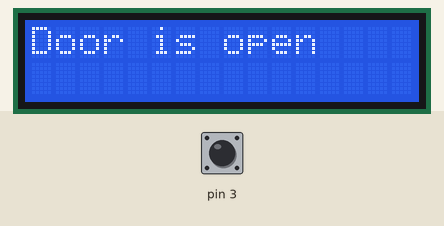
Recording of a sketch running on a simulated Arduino Uno, built with avr-gcc and run on an emulated ATmega328P. Shown: 16×2 character LCD. Inputs (shaded band) come from the test bench; at power-on: pin 3 LOW. What the sketch prints to the serial monitor is not drawn.

Above: at 1.8 s.
1.9 s: pin 3 pulsed HIGH 2 times (0.12 s each, 0.3 s apart)
At 3.1 s:
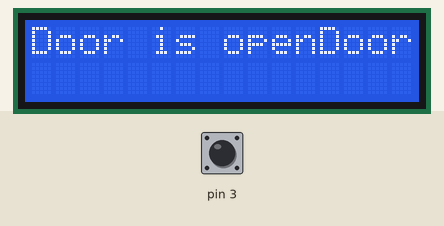
At 5.2 s:
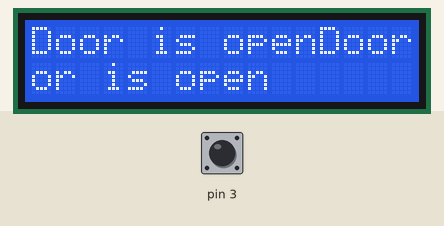
5.5 s: pin 3 pulsed HIGH 5 times (0.12 s each, 0.3 s apart)
At 8.0 s:
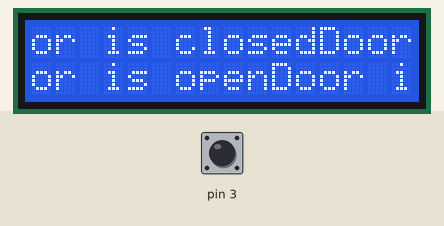
Timing chart, 0 to 9.5 s (numbered marks = the images above; inputs shaded):
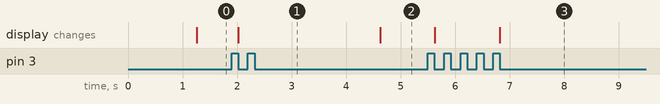

The sketch:

ultrasonic_Servo_Motor.ino
```cpp
#include<Servo.h>
#include<LiquidCrystal.h>
const int Rs=4,e=5,D4=6,D5=7,D6=8,D7=9;
LiquidCrystal lcd(Rs,e,D4,D5,D6,D7);
int trigg=2;
int ench=3;
Servo myservo;
void setup() {
  lcd.begin(16,2);
  pinMode(2,OUTPUT);
  pinMode(3,INPUT);
  Serial.begin(9600);
}
void loop() {
 digitalWrite(2,LOW);
 delay(100);
 digitalWrite(2,HIGH);
 delay(100);
 digitalWrite(2,LOW);

 long pulse=pulseIn(3,HIGH);
 int distance=pulse*0.0343/2;
 Serial.println(distance);
 if(distance<50)
 {
  myservo.write(180);
  lcd.print("Door is open");
  delay(100);
 }
 else
 {
  myservo.write(180);
  lcd.print("Door is closed");
  delay(100);
 }

}
```
